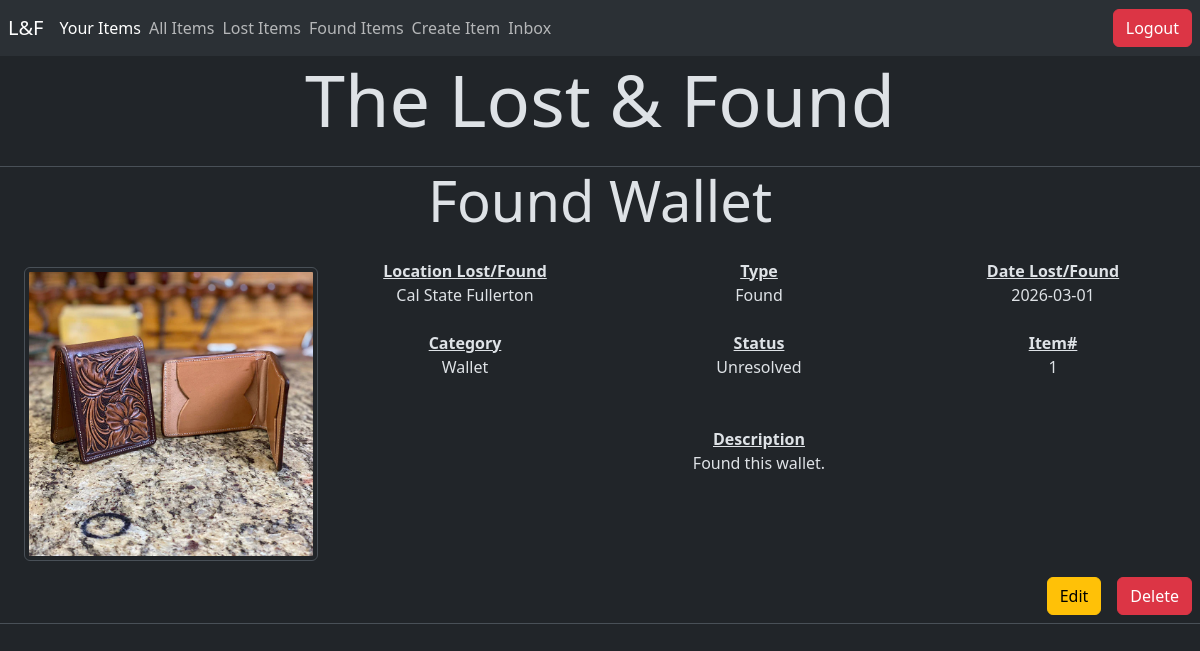
/user_items.php (signed in), run on an earlier commit of the app's database.
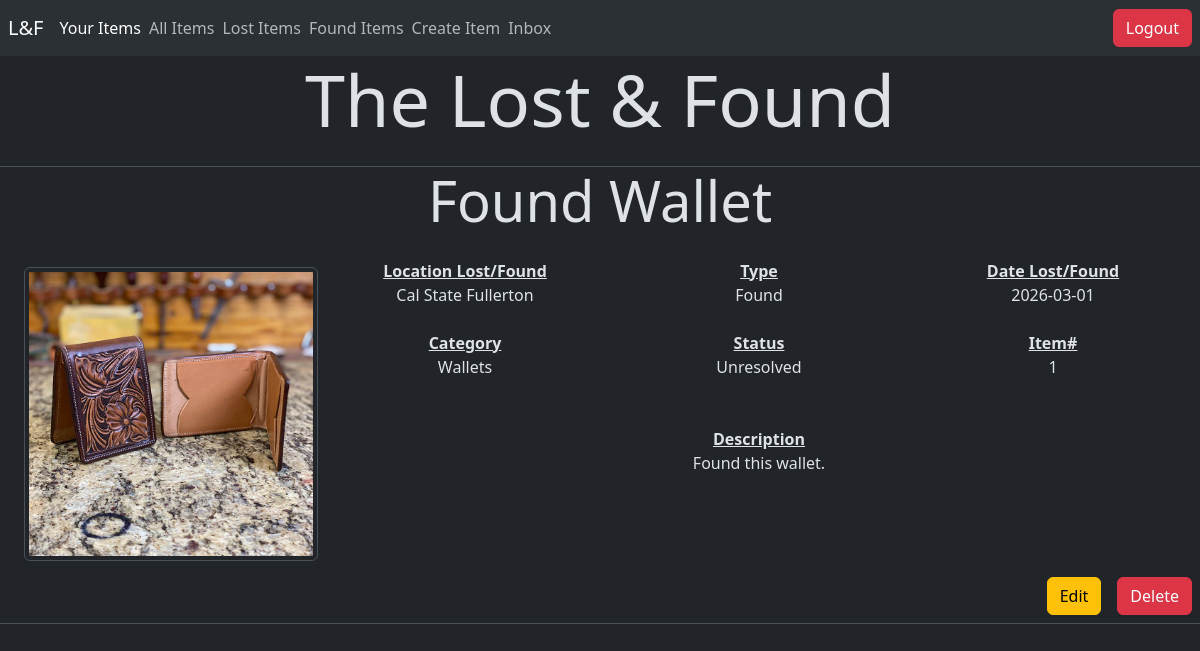
And on a later commit of the database.
### tables this page shows
CREATE TABLE ITEM (
    Item_id INT AUTO_INCREMENT,
    Inserted_at TIMESTAMP NOT NULL,
    Location VARCHAR(50) NOT NULL,
    Description VARCHAR(250) NOT NULL,
    Title VARCHAR(50) NOT NULL, 
    Type VARCHAR(20) NOT NULL,
    Category VARCHAR(20) NOT NULL,
    Status VARCHAR(20) NOT NULL,
    Date DATE NOT NULL,
    Img VARCHAR(225) NOT NULL,
    User_id INT NOT NULL,

    PRIMARY KEY (Item_id),
    FOREIGN KEY (User_id) REFERENCES USER (User_id)
);

### user_items.php (the view, shortened to what this page needs)
<?php
include("connect.php");
$user_id = $_SESSION["User_id"];
$user_email = $_SESSION["Email"];
$sql_fetch_user_items = "select * from Item where User_id='$user_id';";
$items = $conn->query($sql_fetch_user_items);
$sql_fetch_notifications = "select count(*) from notification where Recipient_email = '$user_email';";
$notifications = $conn->query($sql_fetch_notifications);
$row = $notifications->fetch_assoc();
$count = $row['count(*)'];
?>
<!doctype html>
<html lang="en" class="h-100" data-bs-theme="dark">
<head>
    <link href="https://cdn.jsdelivr.net/npm/bootstrap@5.3.8/dist/css/bootstrap.min.css" rel="stylesheet">
</head>
<nav class="navbar bg-body-tertiary">
    <a class="navbar-brand ms-2" href="#">L&F</a>
    <ul class="navbar-nav me-auto flex-row d-flex">
        <li class="nav-item me-2">
            <a class="nav-link active" href="user_items.php">Your Items</a>
        </li>
        <li class='nav-item me-2'>
            <a class='nav-link' href='view_items.php'>All Items</a>
        </li>
        <li class="nav-item me-2">
            <a class="nav-link" href="lost_items.php">Lost Items</a>
        </li>
        <li class="nav-item me-2">
            <a class="nav-link" href="found_items.php">Found Items</a>
        </li>
        <li class="nav-item me-2">
            <a class="nav-link" href="item_submission.php">Create Item</a>
        </li>
        <?php
        if ($count > 0) {
            echo ("
            <li class='nav-item me-2'>
                <a class='nav-link' href='view_conversations.php'>Inbox*</a>
            </li>
            ");
        } else {
            echo ("
            <li class='nav-item me-2'>
                <a class='nav-link' href='view_conversations.php'>Inbox</a>
            </li>
            ");
        } ?>
    </ul>
    <a href="logout.php">
        <button class="btn btn-danger me-2" type="button">Logout</button>
    </a>
</nav>
<body>
    <h1 class="display-2 text-center mb-4">The Lost & Found</h1>
    <?php while ($row = $items->fetch_assoc()) {
    ?>
        <div class="border-bottom border-top">
            <h1 class="display-4 text-center mb-4"><?php echo $row['Title']; ?></h1>
            <div class="d-flex justify-content-evenly text-center text-break">
                <div class="w-25 d-flex align-items-center flex-column justify-content-center ms-4">
                    <img src="<?php echo $row['Img']; ?>" class="img-thumbnail mb-2 mt-2 rounded">
                </div>
                <div class="w-75 d-flex flex-column">
                    <div class="d-flex justify-content-evenly w-100">
                        <div class="w-100">
                            <b class="text-decoration-underline">Location Lost/Found</b><br>
                            <p><?php echo $row['Location']; ?></p>
                        </div>
                        <div class="w-100">
                            <b class="text-decoration-underline">Type</b><br>
                            <p><?php echo $row['Type']; ?></p>
                        </div>
                        <div class="w-100">
                            <b class="text-decoration-underline">Date Lost/Found</b><br>
                            <p><?php echo $row['Date']; ?></p>
                        </div>
                    </div>
                    <div class="d-flex justify-content-evenly w-100 mt-2 mb-2">
                        <div class="w-100">
                            <b class="text-decoration-underline">Category</b><br>
                            <p><?php echo $row['Category']; ?></p>
                        </div>
                        <div class="w-100">
                            <b class="text-decoration-underline">Status</b><br>
                            <p><?php echo $row['Status']; ?></p>
                        </div>
                        <div class="w-100">
                            <b class="text-decoration-underline">Item#</b><br>
                            <p><?php echo $row['Item_id']; ?></p>
                        </div>
                    </div>
                    <div class="w-100 mt-4">
                        <b class="text-decoration-underline">Description</b><br>
                        <p><?php echo $row['Description']; ?></p>
                    </div>
                </div>
            </div>
            <?php
            echo ("
            <div class='d-flex justify-content-end'>
                <a href='edit_item.php?item_id=" . $row['Item_id'] . "'>
                    <button class='btn btn-warning m-2' type='button'>Edit</button>
                </a>
                <a href='delete_item.php?item_id=" . $row['Item_id'] . "'>
                    <button class='btn btn-danger m-2' type='button'>Delete</button>
                </a>
            </div>");
            ?>
        </div>
    <?php } ?>
</body>
</html>

What changed in the data, as far as the page shows it:
changed item "Found Wallet": Category "Wallet" → "Wallets"
